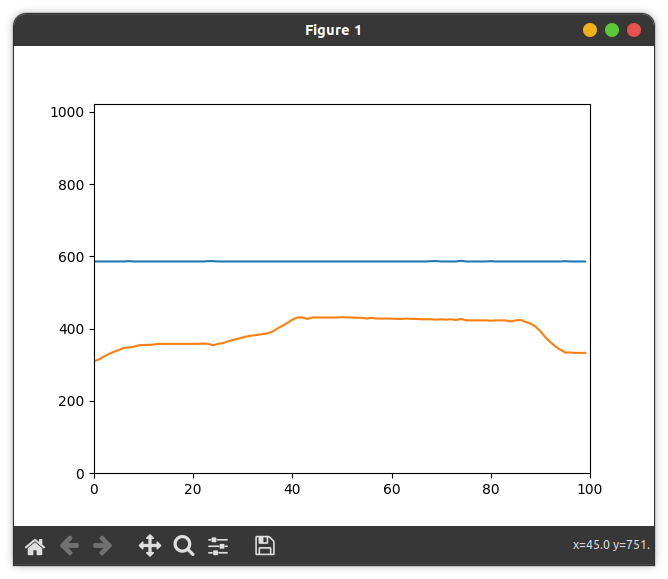

Here is the Python script that generated this plot:
import serial
import matplotlib.pyplot as plt
import matplotlib.animation as animation
import numpy as np
from collections import deque
import argparse


class AnalogPlot:
    # constructor
    def __init__(self, strPort, maxLen):
        # open serial port
        self.ser = serial.Serial(strPort, 9600)
        self.a0Vals = deque([0.0]*maxLen) # initialize with 0.0 s
        self.a1Vals = deque([0.0]*maxLen)

        self.maxLen = maxLen

    # add data to deque collections
    def add(self, data):
        assert(len(data) == 2)
        self.addToDeque(self.a0Vals, data[0])
        self.addToDeque(self.a1Vals, data[1])

    # add to buffer; remove oldest value
    def addToDeque(self, buf, val):
        buf.pop()
        buf.appendleft(val)

    # animate the graph
    def update(self, frameNum, a0, a1):
        try:
            line = self.ser.readline()
            data = [float(val) for val in line.split()]
            # print data
            if len(data) == 2:
                self.add(data)
                a0.set_data(range(self.maxLen), self.a0Vals)
                a1.set_data(range(self.maxLen), self.a1Vals)
        except:
            pass

        return a0, a1

    # clean up serial port
    def clean(self):
        # close serial
        self.ser.flush()
        self.ser.close()


def main():
    # create parser
    parser = argparse.ArgumentParser(description="LDR Serial Grapher")
    parser.add_argument('--port', dest='port', required=True)
    parser.add_argument('--N', dest='maxLen', required=False)

    # parse args
    args = parser.parse_args()
    strPort = args.port

    print("Reading from serial port %s..." %strPort)

    # plot parameters
    maxLen = 100
    if args.maxLen:
        maxLen = int(args.maxLen)

    # create plot object
    analogPlot = AnalogPlot(strPort, maxLen)

    print('plotting data...')

    fig = plt.figure()
    ax = plt.axes(xlim=(0, maxLen), ylim=(0, 1023))
    a0,  = ax.plot([], [])
    a1, = ax.plot([], [])
    anim = animation.FuncAnimation(fig, analogPlot.update, fargs=(a0, a1), interval=20)

    # show plot
    plt.show()

    # clean up
    analogPlot.clean()

    print('Exiting...')

if __name__ == '__main__':
    main()
